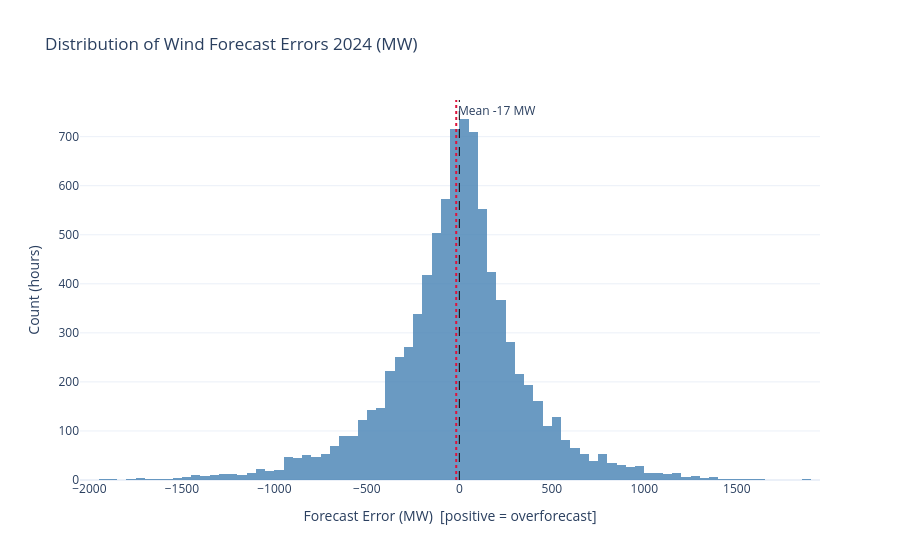

Notebook code cell kept with this figure:
### Code cell
# --- Chart 4: Histogram of all forecast errors ---
fig4 = go.Figure()
fig4.add_trace(go.Histogram(
    x=df["error"],
    nbinsx=80,
    marker_color="steelblue",
    opacity=0.8,
    name="Error distribution"
))
fig4.add_vline(x=0, line_dash="dash", line_color="black", line_width=1)
fig4.add_vline(x=df["error"].mean(), line_dash="dot", line_color="crimson",
               annotation_text=f"Mean {df['error'].mean():.0f} MW",
               annotation_position="top right")

fig4.update_layout(
    title="Distribution of Wind Forecast Errors 2024 (MW)",
    xaxis_title="Forecast Error (MW)  [positive = overforecast]",
    yaxis_title="Count (hours)",
    template="plotly_white"
)
fig4.show()

### Figure 1 — Plotly figure (JSON) as saved in the notebook; plotly's stock layout.template omitted (floating-point values rounded to 4 significant figures; data arrays with more than 128 entries replaced by an {"elided": "..."} marker saying what was removed)
{"data": [{"marker": {"color": "steelblue"}, "name": "Error distribution", "nbinsx": 80, "opacity": 0.8, "type": "histogram", "x": {"elided": "8760 float values"}}], "layout": {"annotations": [{"showarrow": false, "text": "Mean -17 MW", "x": -16.85, "xanchor": "left", "xref": "x", "y": 1, "yanchor": "top", "yref": "y domain"}], "shapes": [{"line": {"color": "black", "dash": "dash", "width": 1}, "type": "line", "x0": 0, "x1": 0, "xref": "x", "y0": 0, "y1": 1, "yref": "y domain"}, {"line": {"color": "crimson", "dash": "dot"}, "type": "line", "x0": -16.85, "x1": -16.85, "xref": "x", "y0": 0, "y1": 1, "yref": "y domain"}], "title": {"text": "Distribution of Wind Forecast Errors 2024 (MW)"}, "xaxis": {"title": {"text": "Forecast Error (MW)  [positive = overforecast]"}}, "yaxis": {"title": {"text": "Count (hours)"}}}}
